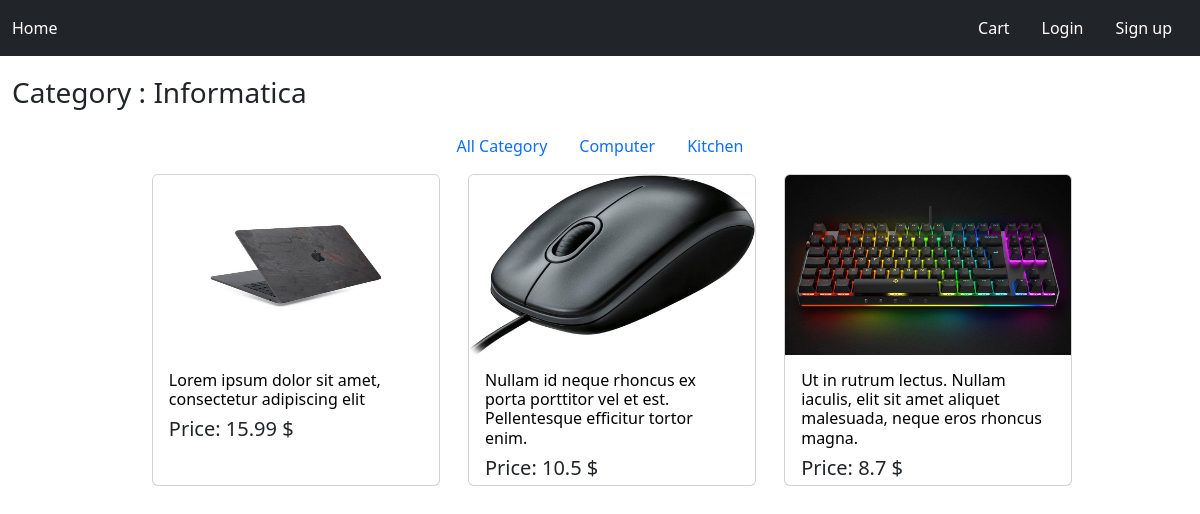
Before: /categoria/1 with the older database file.
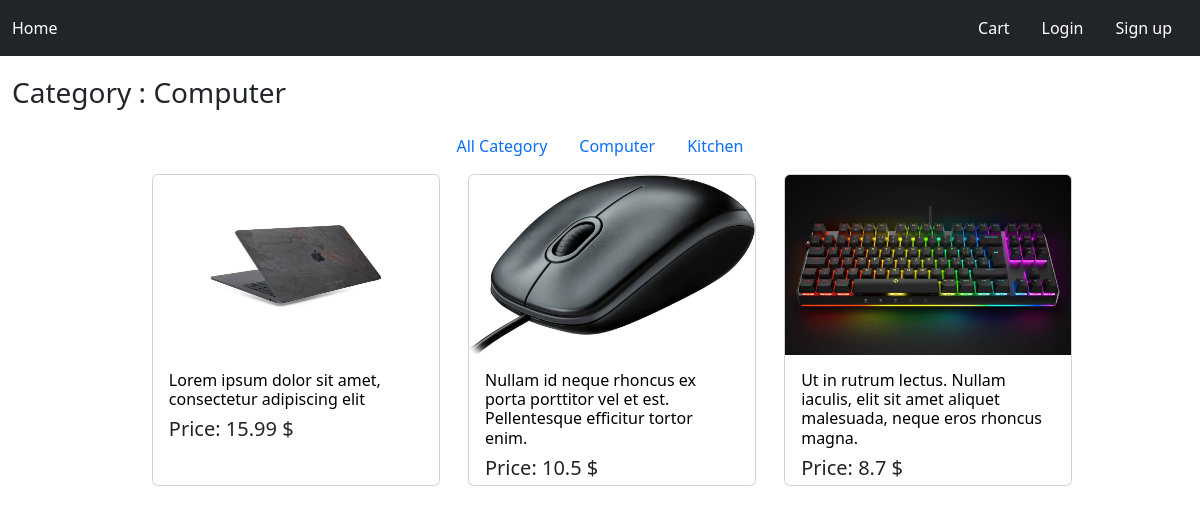
After: the same page with the newer database file.
### shopOnline/models.py (models this page shows)
class Categories(models.Model):
    name = models.CharField(max_length=200, db_index=True, blank=True)

### shopOnline/views.py (the view)
# urls.py: path('',listofItem.as_view(),name='shop'),
class listofItem(ListView):
    context_object_name = "list_items"
    template_name = "shopOnline/shop.html"
    def get_queryset(self, *args, **kwargs):
        pk_list = self.kwargs
        if pk_list =={}:
            queryset = Item.objects.filter()
        else:
            queryset = Item.objects.filter(categories=pk_list['pk'])
            print(queryset.values())
        return queryset
    def get_context_data(self, **kwargs):
        context = super().get_context_data(**kwargs)
        pk_list = self.kwargs
        if pk_list =={}:
            context["nameCategory"]="All Category"
        else:
            queryC=Item.objects.filter(pk=pk_list['pk']).select_related("categories").all()
            for item in queryC:
                context["nameCategory"] = item.categories.name
        item_id_cart = []
        Cart(self.request)
        if self.request.session['cart']:
            session_cart = self.request.session['cart']
            for item in session_cart:
                item_id_cart.append(int(item))
            context["cart_id"]=item_id_cart
        print(self.request.user.pk)
        return context

### cart/context_processor.py (called while the page is built)
def cart(request):
    return {'cart':Cart(request)}

### shopOnline/templates/shopOnline/shop.html
{% extends 'base.html' %} }
{% load static %}
{% block content %}
<div style="text-align: center;padding-top: 1vw">
<div style="float: left;">
<h3>Category : {{ nameCategory }}</h3>
</div>
<ul class="nav justify-content-center" style="margin-top: 50px">
  <li class="nav-item">
    <a class="nav-link active" aria-current="page" href={% url 'shop' %}>All Category </a>
  </li>
  <li class="nav-item">
    <a class="nav-link" href={% url 'shopCategoria' 1 %}>Computer</a>
  </li>
  <li class="nav-item">
    <a class="nav-link" href={% url 'shopCategoria' 2 %}>Kitchen</a>
  </li>
</ul>
    {% for item in list_items %}
        <div class="card mt-2 ms-4" style="width: 18rem; display: inline-flex;height: 26vw">
         <a href="{% url 'detail_item' item.pk%}">
            <img  src={{ MEDIA_URL }}{{ item.image }} class="card-img-top" style="height: 15vw" > </a>
         <div class="card-body" style="text-align: left">
      <a href="{% url 'detail_item' item.pk%}" class="link-offset-2 link-underline link-underline-opacity-0" style="text-decoration: none;color: black;}"> <h6 class="card-title" style=":hover {color: blue}:visited {color: cornflowerblue}" >{{ item.name }}</h6> </a>
      <h5 style="left: 0">Price: {{ item.price }} $</h5>
  </div>
    </div>
     {% endfor %}
</div>
{% endblock %}

Changed rows visible on the page:
changed Categories: name "Informatica" → "Computer"
